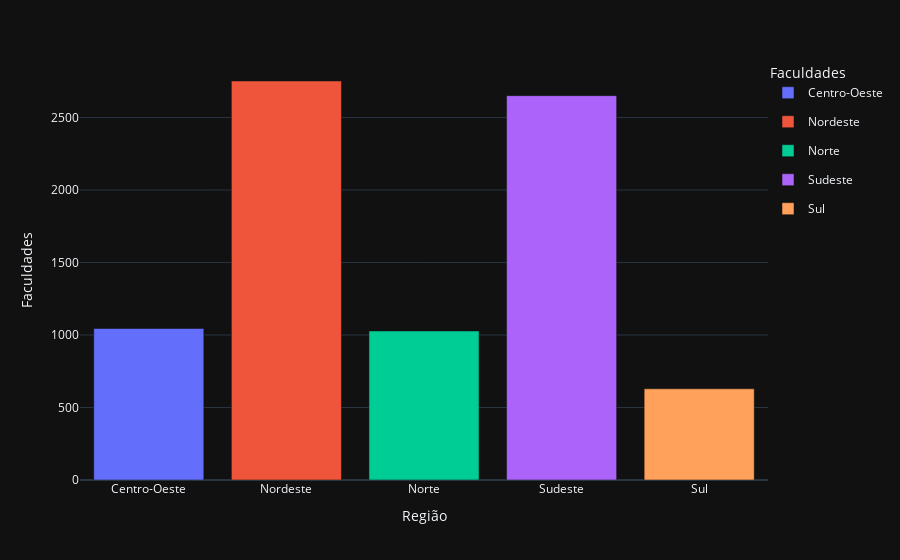

The code cell stored with this chart in its notebook:
### Code cell
#plotando o grafico da distribuição 
fig = px.bar(negros_por_regioes, x='Nome da Região', y='Docentes Negros', color='Nome da Região')
fig.layout.template = 'plotly_dark'
fig.layout.xaxis.title = 'Região'
fig.layout.yaxis.title = 'Faculdades'
fig.layout.legend = dict(x=1, y=1, title='Faculdades')
fig.show()

### Figure 1 — Plotly figure (JSON) as saved in the notebook; plotly's stock layout.template omitted (floating-point values rounded to 4 significant figures)
{"data": [{"alignmentgroup": "True", "hovertemplate": "Nome da Região=%{x}<br>Docentes Negros=%{y}<extra></extra>", "legendgroup": "Centro-Oeste", "marker": {"color": "#636efa", "pattern": {"shape": ""}}, "name": "Centro-Oeste", "offsetgroup": "Centro-Oeste", "orientation": "v", "showlegend": true, "textposition": "auto", "type": "bar", "x": ["Centro-Oeste"], "xaxis": "x", "y": [1045], "yaxis": "y"}, {"alignmentgroup": "True", "hovertemplate": "Nome da Região=%{x}<br>Docentes Negros=%{y}<extra></extra>", "legendgroup": "Nordeste", "marker": {"color": "#EF553B", "pattern": {"shape": ""}}, "name": "Nordeste", "offsetgroup": "Nordeste", "orientation": "v", "showlegend": true, "textposition": "auto", "type": "bar", "x": ["Nordeste"], "xaxis": "x", "y": [2752], "yaxis": "y"}, {"alignmentgroup": "True", "hovertemplate": "Nome da Região=%{x}<br>Docentes Negros=%{y}<extra></extra>", "legendgroup": "Norte", "marker": {"color": "#00cc96", "pattern": {"shape": ""}}, "name": "Norte", "offsetgroup": "Norte", "orientation": "v", "showlegend": true, "textposition": "auto", "type": "bar", "x": ["Norte"], "xaxis": "x", "y": [1028], "yaxis": "y"}, {"alignmentgroup": "True", "hovertemplate": "Nome da Região=%{x}<br>Docentes Negros=%{y}<extra></extra>", "legendgroup": "Sudeste", "marker": {"color": "#ab63fa", "pattern": {"shape": ""}}, "name": "Sudeste", "offsetgroup": "Sudeste", "orientation": "v", "showlegend": true, "textposition": "auto", "type": "bar", "x": ["Sudeste"], "xaxis": "x", "y": [2651], "yaxis": "y"}, {"alignmentgroup": "True", "hovertemplate": "Nome da Região=%{x}<br>Docentes Negros=%{y}<extra></extra>", "legendgroup": "Sul", "marker": {"color": "#FFA15A", "pattern": {"shape": ""}}, "name": "Sul", "offsetgroup": "Sul", "orientation": "v", "showlegend": true, "textposition": "auto", "type": "bar", "x": ["Sul"], "xaxis": "x", "y": [629], "yaxis": "y"}], "layout": {"barmode": "relative", "legend": {"title": {"text": "Faculdades"}, "x": 1, "y": 1}, "margin": {"t": 60}, "xaxis": {"anchor": "y", "categoryarray": ["Centro-Oeste", "Nordeste", "Norte", "Sudeste", "Sul"], "categoryorder": "array", "domain": [0, 1], "title": {"text": "Região"}}, "yaxis": {"anchor": "x", "domain": [0, 1], "title": {"text": "Faculdades"}}}}
